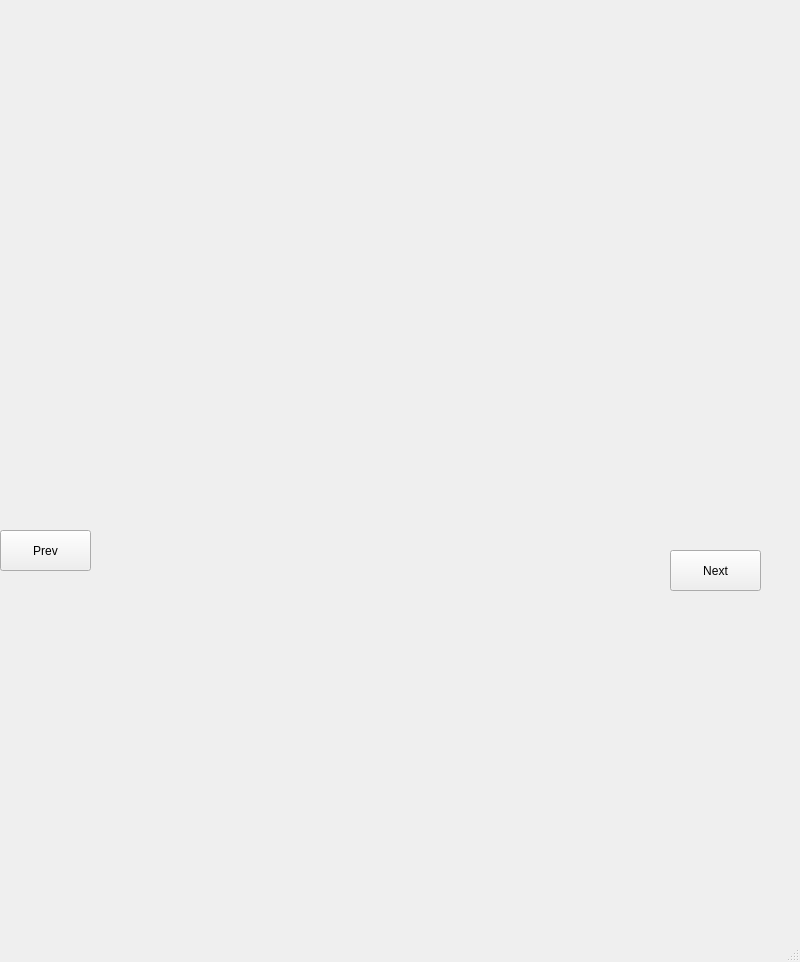
<?xml version="1.0" encoding="UTF-8"?>
<ui version="4.0">
 <class>MainWindow</class>
 <widget class="QMainWindow" name="MainWindow">
  <property name="geometry">
   <rect>
    <x>0</x>
    <y>0</y>
    <width>800</width>
    <height>962</height>
   </rect>
  </property>
  <property name="windowTitle">
   <string>MainWindow</string>
  </property>
  <widget class="QWidget" name="centralwidget">
   <widget class="QLabel" name="label">
    <property name="geometry">
     <rect>
      <x>-100</x>
      <y>-20</y>
      <width>881</width>
      <height>811</height>
     </rect>
    </property>
    <property name="text">
     <string/>
    </property>
    <property name="pixmap">
     <pixmap>../Python/NAVTCC/momina.jpg</pixmap>
    </property>
    <property name="scaledContents">
     <bool>true</bool>
    </property>
   </widget>
   <widget class="QPushButton" name="prev">
    <property name="geometry">
     <rect>
      <x>0</x>
      <y>530</y>
      <width>91</width>
      <height>41</height>
     </rect>
    </property>
    <property name="text">
     <string>Prev</string>
    </property>
   </widget>
   <widget class="QPushButton" name="next">
    <property name="geometry">
     <rect>
      <x>670</x>
      <y>550</y>
      <width>91</width>
      <height>41</height>
     </rect>
    </property>
    <property name="text">
     <string>Next</string>
    </property>
   </widget>
  </widget>
  <widget class="QMenuBar" name="menubar">
   <property name="geometry">
    <rect>
     <x>0</x>
     <y>0</y>
     <width>800</width>
     <height>22</height>
    </rect>
   </property>
  </widget>
  <widget class="QStatusBar" name="statusbar"/>
 </widget>
 <resources/>
 <connections/>
</ui>
